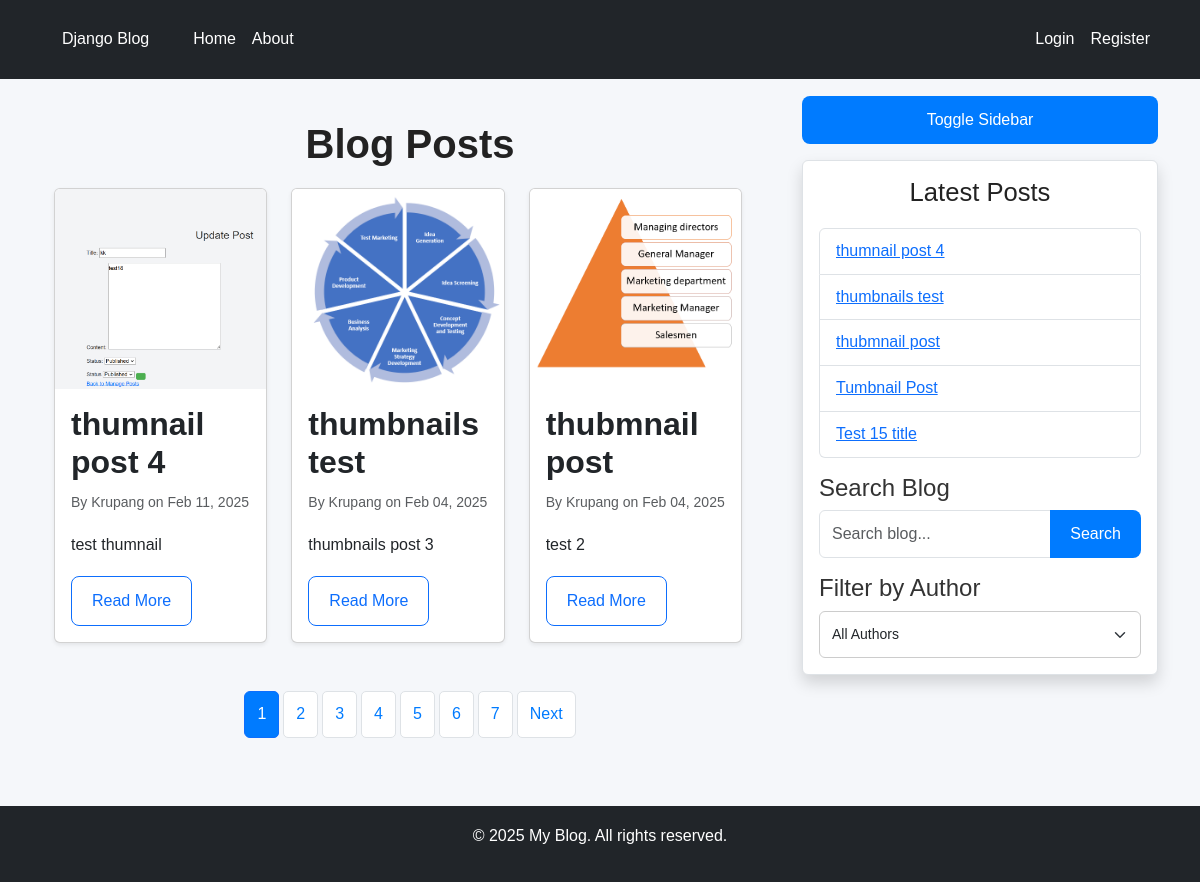
/home/, run on the app's committed database.
### blog/models.py (models this page shows, shortened)
class Post(models.Model):
    DRAFT = 'draft'
    PUBLISHED = 'published'
    STATUS_CHOICES = [
        (DRAFT, 'Draft'),
        (PUBLISHED, 'Published'),
    ]
    title = models.CharField(max_length=200)
    author = models.ForeignKey(User, on_delete=models.CASCADE)
    content = models.TextField()
    created_at = models.DateTimeField(auto_now_add=True)
    updated_at = models.DateTimeField(auto_now=True)
    status = models.CharField(max_length=10, choices=STATUS_CHOICES, default=DRAFT)
    thumbnail = models.ImageField(upload_to='thumbnails/', blank=True, null=True)

### blog/views.py (the view, shortened to what this page needs)
# urls.py: path('home/', views.home, name='blog-home'),
def home(request):
    query = request.GET.get('q', '')
    author_id = request.GET.get('author', '')
    posts = Post.objects.filter(status='published').order_by('-created_at')
    if author_id:
        posts = posts.filter(author_id=author_id)
    paginator = Paginator(posts, 3)
    page_number = request.GET.get('page')
    page_obj = paginator.get_page(page_number)
    authors = User.objects.filter(post__status='published').distinct()
    if request.headers.get('X-Requested-With') == 'XMLHttpRequest':
        html = render_to_string('blog/filtered_posts.html', {'page_obj': page_obj})
        pagination_html = render_to_string('blog/pagination.html', {'page_obj': page_obj})
        return JsonResponse({'html': html, 'pagination': pagination_html})
    return render(request, 'blog/home.html', {
        'page_obj': page_obj,
        'authors': authors,
        'query': query,
        'author_id': author_id
    })

### blog/views.py (called while the page is built)
def sidebar_context(request):
    latest_posts = Post.objects.filter(status='published').order_by('-created_at')[:5]
    authors = User.objects.filter(post__status='published').distinct()
    query = request.GET.get('q')
    search_results = None
    if query:
        search_results = Post.objects.filter(
            Q(title__icontains=query) | Q(content__icontains=query),
            status='published'
        )[:5]  # Limit search results
    return {
        'latest_posts': latest_posts,
        'authors': authors,
        'search_results': search_results,
    }

### blog/templates/blog/home.html (shortened to what this page needs)
{% extends "blog/base.html" %}
{% block content %}
    <h1 class="mt-4 text-center" id="latestPostsHeading"> Blog Posts</h1>
    <div class="container">
        <div class="row" id="postContainer">
            {% include 'blog/filtered_posts.html' %}
        </div>
    </div>
{% endblock %}

### blog/templates/blog/base.html (shortened to what this page needs)
{% load static %}
{% load crispy_forms_tags %}
<!DOCTYPE html>
<html lang="en">
<head>
    <link href="https://cdn.jsdelivr.net/npm/bootstrap@5.3.3/dist/css/bootstrap.min.css" rel="stylesheet">
    <link rel="stylesheet" href="{% static 'blog/styles.css' %}">
</head>
<body>
    <header class="site-header">
        <nav class="navbar navbar-expand-md navbar-dark bg-dark fixed-top">
            <div class="container">
                <a class="navbar-brand" href="{% url 'blog-home' %}">Django Blog</a>
                <div class="collapse navbar-collapse" id="navbarToggle">
                    <div class="navbar-nav me-auto">
                        <a class="nav-item nav-link" href="{% url 'blog-home' %}">Home</a>
                        <a class="nav-item nav-link" href="{% url 'blog-about' %}">About</a>
                    </div>
                    <div class="navbar-nav">
                        {% if user.is_authenticated %}
                            <a class="nav-item nav-link" href="{% url 'manage_posts' %}">Manage Posts</a>
                            <a class="nav-item nav-link" href="{% url 'profile' %}">Profile</a>
                            <a class="nav-item nav-link" href="{% url 'logout' %}">Logout</a>
                        {% else %}
                            <a class="nav-item nav-link" href="{% url 'login' %}">Login</a>
                            <a class="nav-item nav-link" href="{% url 'register' %}">Register</a>
                        {% endif %}
                    </div>
                </div>
            </div>
        </nav>
    </header>
    <main role="main" class="container mt-5 pt-5">
        <div class="row">
            <div class="col-md-8">
                <div id="postContainer">
                    {% block content %}{% endblock %}
                </div>
                <nav id="paginationContainer" class="mt-4">
                    {% include 'blog/pagination.html' %}
                </nav>
            </div>
            <div class="col-md-4">
                <button class="btn btn-primary w-100 mb-3" onclick="toggleSidebar()">Toggle Sidebar</button>
                <div id="sidebar-content" class="p-3 border rounded shadow">
                    <h3>Latest Posts</h3>
                    <ul class="list-group">
                        {% for post in latest_posts %}
                            <li class="list-group-item">
                                <a href="{% url 'post_detail' pk=post.pk %}">{{ post.title }}</a>
                            </li>
                        {% empty %}
                            <li class="list-group-item text-muted">No posts available.</li>
                        {% endfor %}
                    </ul>
                    <div class="mt-3">
                        <h4>Search Blog</h4>
                        <form id="searchForm">
                            <div class="input-group">
                                <input type="text" id="searchInput" class="form-control" placeholder="Search blog...">
                                <button type="submit" class="btn btn-primary">Search</button>
                            </div>
                        </form>
                    </div>
                    <div class="mt-3">
                        <h4>Filter by Author</h4>
                        <select id="authorSelect" class="form-select">
                            <option value="">All Authors</option>
                        </select>
                    </div>
                </div>
            </div>
        </div>
    </main>
    <footer class="bg-dark text-white text-center py-3 mt-5">
        <p>&copy; 2025 My Blog. All rights reserved.</p>
    </footer>
</body>
</html>

### blog/templates/blog/filtered_posts.html
<div class="row">
    {% for post in page_obj %}
        <div class="col-md-6 col-lg-4 mb-4">
            <div class="card h-100 shadow-sm">
                {% if post.thumbnail %}
                    <img src="{{ post.thumbnail.url }}" class="card-img-top img-fluid" alt="{{ post.title }}" style="object-fit: cover; height: 200px;">
                {% endif %}
                <div class="card-body">
                    <h5 class="card-title">
                        <a href="{% url 'post_detail' pk=post.pk %}" class="text-dark text-decoration-none">
                            {{ post.title }}
                        </a>
                    </h5>
                    <p class="text-muted small">By {{ post.author }} on {{ post.created_at|date:"M d, Y" }}</p>
                    <p class="card-text">{{ post.content|truncatewords:20 }}</p>
                    <a href="{% url 'post_detail' pk=post.pk %}" class="btn btn-sm btn-outline-primary">Read More</a>
                </div>
            </div>
        </div>
    {% empty %}
        <div class="col-12 text-muted text-center">No posts available.</div>
    {% endfor %}
</div>

### blog/static/blog/styles.css (style rules this page uses)
body { background: #f5f7fa; color: #333; font-family: "Poppins", Arial, sans-serif; margin: 0; padding: 0; line-height: 1.8; }
h1, h2, h3 { text-align: center; color: #222; margin-bottom: 20px; }
h1 { font-size: 2.5rem; font-weight: bold; }
h3 { font-size: 1.6rem; }
.navbar { position: fixed; top: 0; width: 100%; background: #333; padding: 15px 0; display: flex; justify-content: center; z-index: 1000; transition: background 0.3s ease-in-out; }
.navbar a { color: white; text-decoration: none; padding: 10px 20px; font-size: 1rem; transition: background 0.3s ease, color 0.3s ease; }
#sidebar-content { background: white; padding: 15px; border-radius: 8px; box-shadow: 0 4px 6px rgba(0, 0, 0, 0.1); transition: max-height 0.3s ease-in-out; }
.form-select, input, textarea { width: 100%; padding: 12px; border-radius: 6px; border: 1px solid #ccc; font-size: 14px; transition: all 0.3s ease-in-out; }
button, .form-button { padding: 12px 20px; font-size: 16px; font-weight: bold; color: white; background: #007bff; border: none; border-radius: 6px; cursor: pointer; transition: background 0.3s ease, transform 0.2s ease; }
.card-title { font-size: 2rem; font-weight: bold; color: #222; }
.btn { font-size: 1rem; padding: 12px 20px; border-radius: 8px; transition: all 0.3s ease-in-out; }
.btn-primary { background: #007bff; border: none; }

### data on the page
Post: thumbnail (picture), title "thumnail post 4", author "Krupang", created_at "Feb 11, 2025", content "test thumnail"
Post: thumbnail (picture), title "thumbnails test", author "Krupang", created_at "Feb 04, 2025", content "thumbnails post 3"
Post: thumbnail (picture), title "thubmnail post", author "Krupang", created_at "Feb 04, 2025", content "test 2"
Post: title "Tumbnail Post"
Post: title "Test 15 title"

### other printed values
{{ num }} "1" "2" "3" "4" "5" "6" "7"
